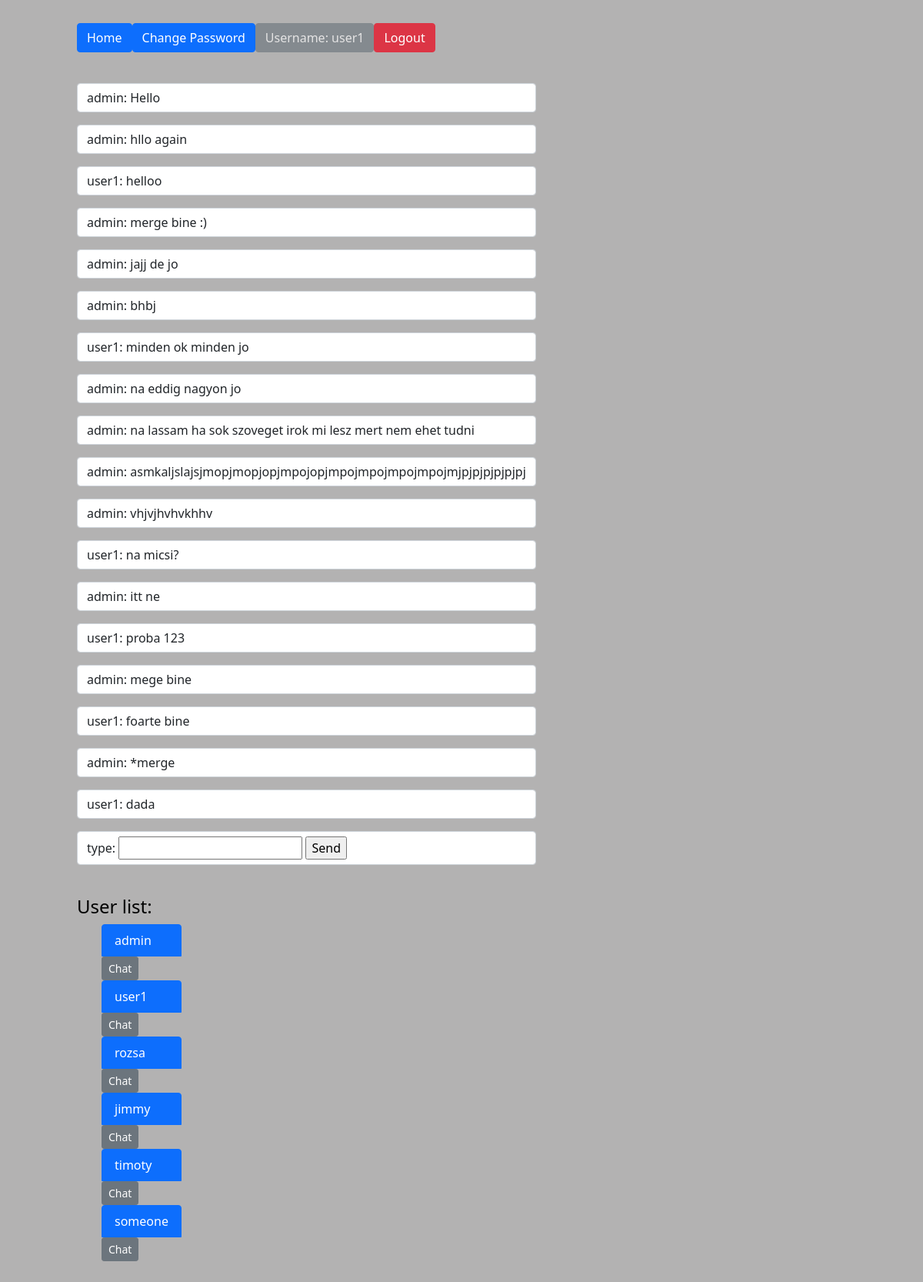
Page /room/10 (signed in) on the committed database.
### homepage/models.py (models this page shows)
class Message(models.Model):
    text = models.CharField(max_length=100)
    user = models.ForeignKey(User, on_delete=models.CASCADE)
    room = models.ForeignKey(Room, on_delete=models.CASCADE)

### homepage/views.py (the view)
# urls.py: path('room/<int:pk>', RoomView.as_view(), name='room_detail'),
class RoomView(DetailView):
    template_name = 'homepage/room.html'
    model = Room
    context_object_name = 'room'
    def get_context_data(self, **kwargs):
        context = super(RoomView, self).get_context_data(**kwargs)
        context['messages'] = Message.objects.filter(room=self.object)
        context['users'] = User.objects.all()
        return context

### homepage/templates/homepage/room.html (shortened to what this page needs)
{%  include 'base.html' %}
<body>
<a>
  <div class="btn-group" role="group" aria-label="Basic example">
        <a href="{% url 'homepage:home' %}"><button type="button" class="btn btn-primary">Home</button></a>
        <a href="{% url 'password_change' %}"><button type="button" class="btn btn-primary" >Change Password</button></a>
        <a><button type="button" class="btn btn-secondary" disabled>Username: {{ user.username }} </button></a>
        <a href="{% url 'logout' %}"><button type="button" class="btn small btn-danger">Logout</button></a>
    </div>
</a>
<article>
{% for message in messages %}
<p class="form-control">{{ message.user }}: {{ message.text }}</p>
{% endfor %}
<form class="form-control colo" action="{% url 'homepage:message' room.id %}" method="post">
    <label for="message_input">type:</label>
    <input type="text" name="message" id="message_input">
    <input type="submit" value="Send">
</form>
</article>
<article>
<h4>User list:</h4>
    <ul>
        {% for user in users %}
            <li class="list-group">
                <a href="{% url 'homepage:detail' user.id  %}"
                    class="list-group-item list-group-item-action active">{{ user.username }}</a>
                <form action="{% url 'homepage:create_room' %}" method="post">
                <button class="btn btn-secondary btn-sm" type="submit">Chat</button></form>
            </li>
        {% endfor %}
    </ul>
</article>
</body>

### homepage/static/homepage/style.css (style rules this page uses)
body { color: black; background: #b3b2b2; float: left; margin-left: 100px; margin-right: 60px; margin-top: 30px; }
li a { color: black; display: table; margin: auto; }
button { color: #6b6be5; }
article { position: center; display: table; margin-top: 40px; margin-bottom: 40px; }

### rows in the picture
Message: user "admin", text "Hello"
Message: user "admin", text "hllo again"
Message: user "user1", text "helloo"
Message: user "admin", text "merge bine :)"
Message: user "admin", text "jajj de jo"
Message: user "admin", text "bhbj"
Message: user "user1", text "minden ok minden jo"
Message: user "admin", text "na eddig nagyon jo"
Message: user "admin", text "na lassam ha sok szoveget irok mi lesz mert nem ehet tudni"
Message: user "admin", text "asmkaljslajsjmopjmopjopjmpojopjmpojmpojmpojmpojmjpjpjpjpjpjpj"
Message: user "admin", text "vhjvjhvhvkhhv"
Message: user "user1", text "na micsi?"
Message: user "admin", text "itt ne"
Message: user "user1", text "proba 123"
Message: user "admin", text "mege bine"
Message: user "user1", text "foarte bine"
Message: user "admin", text "*merge"
Message: user "user1", text "dada"

### other values in the picture
{{ user.username }} "user1"
{{ user.username }} "admin"
{{ user.username }} "rozsa"
{{ user.username }} "jimmy"
{{ user.username }} "timoty"
{{ user.username }} "someone"
